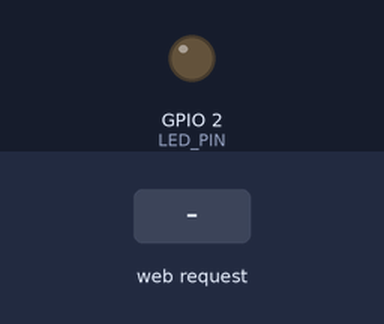
Recording of a sketch running on a simulated ESP32. Parts: output pins drawn as LEDs (lit = HIGH). The test bench sets the inputs (shaded band). WiFi joins after 1.5 s; servers stay silent unless stated; what the sketch prints to the serial monitor is not drawn.

Above: at 3.2 s.
3.3 s: HTTP request GET /on received
At 4.5 s:
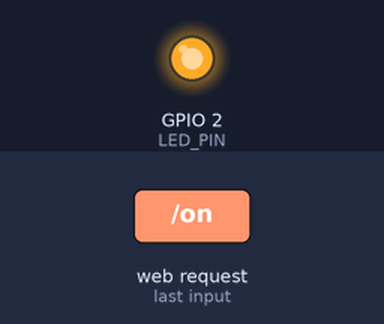
4.8 s: HTTP request GET /off received
At 5.8 s:
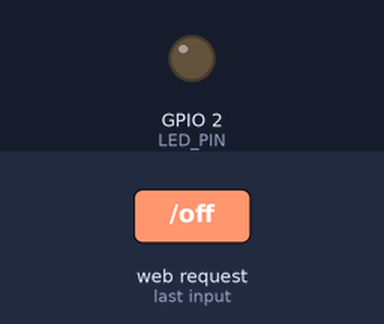
Timing chart, 0 to 7.8 s (numbered marks = the images above; inputs shaded):
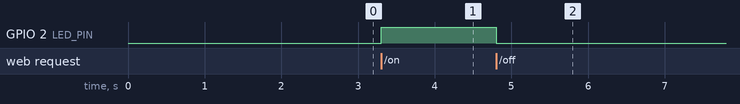

Measured:
- after the input at 3.3 s, GPIO 2 (LED_PIN): LOW → HIGH at once
- after the input at 4.8 s, GPIO 2 (LED_PIN): HIGH → LOW at once

The sketch:

Task_01_ESP32_WebServer_LED.ino
```cpp
/*
 * ======================================================================================
 * Task 01: ESP32 Web Server & HTML LED Control
 * Project: IoT & Embedded Systems Lab Manual
 * Author: Sai Sanjay R
 * Hardware: ESP32 DevKit V1 (30-pin / 38-pin), 5mm Blue LED, 220 Ohm Resistor, Breadboard
 * Description: Hosts an HTTP web server on port 80 to toggle GPIO 2 LED via browser.
 * ======================================================================================
 */

#include <WiFi.h>
#include <WebServer.h>

// Wi-Fi Credentials - Replace with your 2.4 GHz network credentials
const char* ssid     = "YOUR_WIFI_SSID";
const char* password = "YOUR_WIFI_PASSWORD";

// Pin Configuration
const int LED_PIN = 2; // Onboard LED on ESP32 DevKit and external breadboard LED

// Initialize WebServer on port 80
WebServer server(80);

// Global state tracking
bool ledState = false;
unsigned long bootTime = 0;

// Modern HTML + CSS interface served directly from ESP32 PROGMEM
const char INDEX_HTML[] PROGMEM = R"rawliteral(
<!DOCTYPE html>
<html lang="en">
<head>
  <meta charset="UTF-8">
  <meta name="viewport" content="width=device-width, initial-scale=1.0">
  <title>ESP32 Local Web Control</title>
  <style>
    * { box-sizing: border-box; margin: 0; padding: 0; }
    body {
      background: radial-gradient(circle at 50% 20%, #1e2638 0%, #0d111a 100%);
      color: #e2e8f0;
      font-family: -apple-system, BlinkMacSystemFont, "Segoe UI", Roboto, Helvetica, Arial, sans-serif;
      min-height: 100vh;
      display: flex;
      align-items: center;
      justify-content: center;
      padding: 1.5rem;
    }
    .card {
      background: rgba(22, 27, 40, 0.85);
      backdrop-filter: blur(16px);
      border: 1px solid rgba(255, 255, 255, 0.1);
      border-radius: 28px;
      padding: 2.5rem 2rem;
      max-width: 440px;
      width: 100%;
      box-shadow: 0 25px 50px -12px rgba(0, 0, 0, 0.65), 0 0 0 1px rgba(255, 255, 255, 0.05);
      text-align: center;
    }
    h1 {
      font-size: 1.65rem;
      font-weight: 800;
      letter-spacing: -0.02em;
      margin-bottom: 0.75rem;
      color: #ffffff;
    }
    .badge {
      display: inline-flex;
      align-items: center;
      gap: 0.5rem;
      font-size: 0.85rem;
      color: #94a3b8;
      background: rgba(255, 255, 255, 0.04);
      padding: 0.4rem 0.9rem;
      border-radius: 9999px;
      border: 1px solid rgba(255, 255, 255, 0.08);
      margin-bottom: 0.35rem;
    }
    .status-dot {
      width: 9px;
      height: 9px;
      border-radius: 50%;
      background: #10b981;
      box-shadow: 0 0 10px #10b981;
      animation: pulse 2s infinite;
    }
    @keyframes pulse {
      0% { transform: scale(0.95); opacity: 0.8; }
      50% { transform: scale(1.15); opacity: 1; }
      100% { transform: scale(0.95); opacity: 0.8; }
    }
    .device-sub {
      font-size: 0.8rem;
      color: #64748b;
      margin-bottom: 2rem;
      font-family: ui-monospace, SFMono-Regular, Menlo, Monaco, Consolas, monospace;
    }
    .btn-grid {
      display: grid;
      grid-template-columns: 1fr 1fr;
      gap: 1rem;
      margin-bottom: 2rem;
    }
    button {
      cursor: pointer;
      border: none;
      border-radius: 18px;
      padding: 1.1rem 1rem;
      font-size: 1rem;
      font-weight: 700;
      letter-spacing: 0.04em;
      display: flex;
      align-items: center;
      justify-content: center;
      gap: 0.6rem;
      transition: all 0.2s cubic-bezier(0.4, 0, 0.2, 1);
    }
    .btn-on {
      background: linear-gradient(135deg, #2563eb 0%, #1d4ed8 100%);
      color: #ffffff;
      box-shadow: 0 10px 25px -5px rgba(37, 99, 235, 0.5);
    }
    .btn-on:hover {
      transform: translateY(-2px);
      box-shadow: 0 14px 30px -5px rgba(37, 99, 235, 0.7);
    }
    .btn-off {
      background: rgba(255, 255, 255, 0.08);
      color: #94a3b8;
      border: 1px solid rgba(255, 255, 255, 0.12);
    }
    .btn-off:hover {
      background: rgba(255, 255, 255, 0.14);
      color: #f1f5f9;
      transform: translateY(-2px);
    }
    button:active {
      transform: translateY(0);
    }
    .footer-panel {
      border-top: 1px solid rgba(255, 255, 255, 0.08);
      padding-top: 1.25rem;
      font-size: 0.75rem;
      color: #64748b;
      display: flex;
      flex-direction: column;
      gap: 0.35rem;
    }
    .state-indicator {
      font-family: ui-monospace, monospace;
      font-weight: 600;
      color: #38bdf8;
    }
  </style>
</head>
<body>
  <div class="card">
    <h1>ESP32 Local Web Control</h1>

    <div class="badge">
      <span class="status-dot"></span>
      <span>Status: <strong>Connected</strong> (<span id="ip-addr">192.168.1.50</span>)</span>
    </div>
    <div class="device-sub">Device: ESP32-WROOM-32 | GPIO 2</div>

    <div class="btn-grid">
      <button class="btn-on" onclick="setLed(true)">
        <span>&#x1F4A1;</span> TURN ON
      </button>
      <button class="btn-off" onclick="setLed(false)">
        <span>&#x25CB;</span> TURN OFF
      </button>
    </div>

    <div class="footer-panel">
      <div>Control Panel &bull; Current Output: <span id="led-state" class="state-indicator">OFF</span></div>
      <div>ESP32 Device Controller v1.0 &bull; Port: 80</div>
    </div>
  </div>

  <script>
    async function setLed(state) {
      const endpoint = state ? '/on' : '/off';
      try {
        const res = await fetch(endpoint, { method: 'POST' });
        const data = await res.json();
        updateUI(data.state);
      } catch (err) {
        console.error('Command failed:', err);
      }
    }

    async function checkStatus() {
      try {
        const res = await fetch('/status');
        const data = await res.json();
        updateUI(data.state);
        document.getElementById('ip-addr').innerText = data.ip;
      } catch (err) {
        console.error('Status poll error:', err);
      }
    }

    function updateUI(isOn) {
      const el = document.getElementById('led-state');
      el.innerText = isOn ? 'ON (ACTIVE)' : 'OFF (STANDBY)';
      el.style.color = isOn ? '#38bdf8' : '#94a3b8';
    }

    setInterval(checkStatus, 3000);
    checkStatus();
  </script>
</body>
</html>
)rawliteral";

// HTTP Handler: Root "/"
void handleRoot() {
  server.send_P(200, "text/html", INDEX_HTML);
}

// HTTP Handler: Turn LED ON
void handleLedOn() {
  ledState = true;
  digitalWrite(LED_PIN, HIGH);
  Serial.println("[ACTION] LED turned ON via Web Request");
  server.send(200, "application/json", "{\"status\":\"ok\",\"state\":true}");
}

// HTTP Handler: Turn LED OFF
void handleLedOff() {
  ledState = false;
  digitalWrite(LED_PIN, LOW);
  Serial.println("[ACTION] LED turned OFF via Web Request");
  server.send(200, "application/json", "{\"status\":\"ok\",\"state\":false}");
}

// HTTP Handler: Get Status JSON
void handleStatus() {
  String json = "{\"status\":\"ok\",\"state\":" + String(ledState ? "true" : "false") +
                ",\"ip\":\"" + WiFi.localIP().toString() + "\"" +
                ",\"uptime\":" + String(millis() / 1000) + "}";
  server.send(200, "application/json", json);
}

// HTTP Handler: 404 Not Found
void handleNotFound() {
  server.send(404, "text/plain", "404 Not Found");
}

void setup() {
  Serial.begin(115200);
  delay(500);

  Serial.println("\n==========================================");
  Serial.println("  Task 01: ESP32 Web Server LED Control   ");
  Serial.println("==========================================");

  // Initialize GPIO 2 as OUTPUT
  pinMode(LED_PIN, OUTPUT);
  digitalWrite(LED_PIN, LOW);

  // Connect to Wi-Fi
  Serial.print("[WIFI] Connecting to ");
  Serial.println(ssid);
  WiFi.mode(WIFI_STA);
  WiFi.begin(ssid, password);

  while (WiFi.status() != WL_CONNECTED) {
    delay(500);
    Serial.print(".");
  }

  Serial.println("\n[WIFI] Connected successfully!");
  Serial.print("[WIFI] IP Address: http://");
  Serial.println(WiFi.localIP());

  // Attach server route callbacks
  server.on("/", HTTP_GET, handleRoot);
  server.on("/on", HTTP_ANY, handleLedOn);
  server.on("/off", HTTP_ANY, handleLedOff);
  server.on("/status", HTTP_GET, handleStatus);
  server.onNotFound(handleNotFound);

  // Start Web Server
  server.begin();
  Serial.println("[SERVER] HTTP server started on port 80");
  Serial.println("[READY] Open your web browser and navigate to the IP address above.");
}

void loop() {
  // Handle incoming HTTP client sockets
  server.handleClient();
}
```
